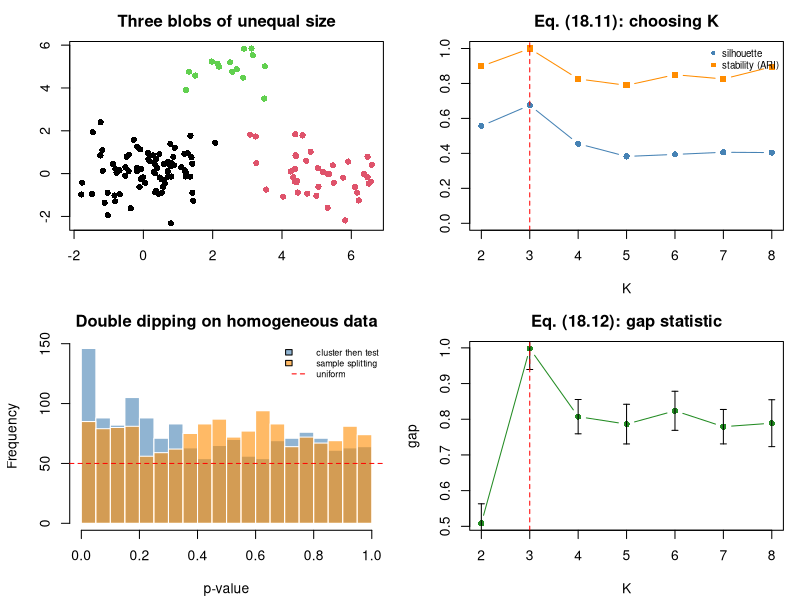

This figure's R source:
## ---- chunk 1
suppressPackageStartupMessages(library(cluster))
MODULE_NAME <- "18_distances_and_clustering"
OUT <- file.path(Sys.getenv("STATS_OUT", unset = "results"), MODULE_NAME)
dir.create(OUT, recursive = TRUE, showWarnings = FALSE)
header <- function(txt) cat("\n", strrep("=", 72), "\n", txt, "\n",
                            strrep("=", 72), "\n", sep = "")
## ---- chunk 2
header("1. Different distances answer different questions (18.1)-(18.5)")
profiles <- rbind(geneA = 1:6, geneB = 11:16, geneC = 6:1)
corr_distance <- function(a, b) 1 - cor(a, b)                   # eq. (18.2)
cosine_distance <- function(a, b) 1 - sum(a*b)/(sqrt(sum(a^2))*sqrt(sum(b^2)))
bray_curtis <- function(a, b) sum(abs(a-b)) / sum(a+b)          # eq. (18.4)
cat(sprintf("  %-14s%11s%13s%9s%13s\n", "pair", "Euclidean", "correlation",
            "cosine", "Bray-Curtis"))
for (pr in list(c("geneA","geneB"), c("geneA","geneC"), c("geneB","geneC"))) {
  a <- profiles[pr[1], ]; b <- profiles[pr[2], ]
  cat(sprintf("  %-14s%11.3f%13.3f%9.3f%13.3f\n", paste(pr, collapse="-"),
              sqrt(sum((a-b)^2)), corr_distance(a,b), cosine_distance(a,b),
              bray_curtis(a,b)))
}
cat("\n  A-B: identical SHAPE, different level. Correlation distance says 0;\n")
cat("  Euclidean says 24.5. Choose the distance from the QUESTION.\n")
set.seed(1801)
p <- 50; xv <- rnorm(p); yv <- 0.6*xv + rnorm(p)
zx <- scale(xv)[, 1]; zy <- scale(yv)[, 1]
cat(sprintf("\n  Verifying eq. (18.6): d^2(z_x, z_y) = 2(p-1)(1-r)\n"))
cat(sprintf("    d^2 computed = %.6f\n", sum((zx-zy)^2)))
cat(sprintf("    2(p-1)(1-r)  = %.6f   <- identical\n", 2*(p-1)*(1-cor(xv,yv))))
cat("  Clustering z-scored features by Euclidean distance IS clustering by\n")
cat("  correlation. Knowing this prevents a lot of method-shopping.\n")
## ---- chunk 3
header("2. In high dimensions all points are equidistant (18.7)")
set.seed(1802)
cat(sprintf("  %14s%25s\n", "dimensions p", "(max-min)/min distance"))
for (pp in c(2, 10, 100, 1000, 10000)) {
  Xd <- matrix(rnorm(200*pp), 200)
  D <- as.matrix(dist(Xd)); diag(D) <- NA
  cat(sprintf("  %14s%25.4f\n", format(pp, big.mark = ","),
              mean((apply(D, 1, max, na.rm=TRUE) - apply(D, 1, min, na.rm=TRUE)) /
                     apply(D, 1, min, na.rm=TRUE))))
}
cat("\n  The contrast between nearest and farthest neighbour COLLAPSES. This is\n")
cat("  why every scRNA-seq pipeline builds its neighbour graph in the top ~30\n")
cat("  PCs, not in 20,000-dimensional gene space.\n")
## ---- chunk 4
header("3. Linkage choice changes the answer (18.8)-(18.10)")
set.seed(1803)
truth <- rep(1:3, c(80, 40, 15))
centres <- rbind(c(0,0), c(5,0), c(2.5,4.5))
Xb <- do.call(rbind, lapply(1:3, function(k)
  matrix(rnorm(c(80,40,15)[k]*2, rep(centres[k,], each=c(80,40,15)[k]), 0.9),
         ncol = 2)))
adj_rand <- function(a, b) {
  tab <- table(a, b); n <- sum(tab)
  sum_comb <- function(x) sum(choose(x, 2))
  idx <- sum_comb(tab); ea <- sum_comb(rowSums(tab)); eb <- sum_comb(colSums(tab))
  exp_idx <- ea * eb / choose(n, 2)
  (idx - exp_idx) / ((ea + eb)/2 - exp_idx)
}
D <- dist(Xb)
cat(sprintf("  %-14s%25s\n", "linkage", "adjusted Rand vs truth"))
for (meth in c("single", "complete", "average", "ward.D2"))
  cat(sprintf("  %-14s%25.3f\n", meth,
              adj_rand(truth, cutree(hclust(D, method = meth), 3))))
km <- kmeans(Xb, 3, nstart = 25)
cat(sprintf("  %-14s%25.3f\n", "k-means", adj_rand(truth, km$cluster)))
cat("\n  Single linkage chains and usually fails on omics data. Ward.D2\n")
cat("  REQUIRES Euclidean distance; applying it to a correlation distance is\n")
cat("  not meaningful. (Note ward.D2 expects ORDINARY distances, ward.D\n")
cat("  expects SQUARED ones - a common silent error.)\n")
cat("\n  k-means depends on INITIALISATION. On these well-separated blobs even\n")
cat("  nstart=1 succeeds, so a harder case is needed to see the problem -\n")
cat("  6 overlapping clusters in 10 dimensions:\n")
set.seed(18031)
n_k <- 6
cent <- matrix(rnorm(n_k * 10, 0, 1.3), n_k)
truth_h <- rep(seq_len(n_k), each = 30)
Xh <- cent[truth_h, ] + matrix(rnorm(n_k * 30 * 10, 0, 1.0), ncol = 10)
cat(sprintf("    %-12s%12s%10s%14s\n", "nstart", "ARI mean", "ARI min", "failures/20"))
for (ns in c(1, 5, 25)) {
  aris <- sapply(1:20, function(s) {
    set.seed(s); adj_rand(truth_h, kmeans(Xh, n_k, nstart = ns)$cluster) })
  cat(sprintf("    %-12d%12.3f%10.3f%14s\n", ns, mean(aris), min(aris),
              sprintf("%d/20", sum(aris < mean(aris) - 0.05))))
}
cat("    Lloyd's algorithm converges to a LOCAL optimum; nstart takes the best\n")
cat("    of several random starts. Use nstart >= 25 and report the seed.\n")
## ---- chunk 5
header("4. How many clusters? (18.11)-(18.12) and stability")
gap_statistic <- function(X, k_max = 8, B = 20) {
  Wk <- function(X, k) { km <- kmeans(X, k, nstart = 10)
                         sum(km$withinss) }
  mins <- apply(X, 2, min); maxs <- apply(X, 2, max)
  gaps <- sks <- numeric(k_max)
  for (k in 1:k_max) {
    logW <- log(Wk(X, k))
    ref <- replicate(B, log(Wk(mapply(function(lo, hi) runif(nrow(X), lo, hi),
                                      mins, maxs), k)))
    gaps[k] <- mean(ref) - logW                                 # eq. (18.12)
    sks[k] <- sd(ref) * sqrt(1 + 1/B)
  }
  list(gap = gaps, sk = sks)
}
cluster_stability <- function(X, k, n_boot = 40, frac = 0.8) {
  base <- kmeans(X, k, nstart = 25)$cluster
  mean(replicate(n_boot, {
    idx <- sample(nrow(X), floor(frac*nrow(X)))
    adj_rand(base[idx], kmeans(X[idx, ], k, nstart = 25)$cluster)
  }))
}
set.seed(1804)
gs <- gap_statistic(Xb, 8)
cat(sprintf("  %3s%13s%9s%10s%18s\n", "K", "silhouette", "gap", "gap s_k", "stability (ARI)"))
for (k in 2:8) {
  lab <- kmeans(Xb, k, nstart = 25)$cluster
  sil <- mean(silhouette(lab, D)[, 3])                          # eq. (18.11)
  cat(sprintf("  %3d%13.3f%9.3f%10.3f%18.3f\n", k, sil, gs$gap[k], gs$sk[k],
              cluster_stability(Xb, k)))
}
k_gap <- which(sapply(1:7, function(k) gs$gap[k] >= gs$gap[k+1] - gs$sk[k+1]))[1]
cat(sprintf("\n  gap-statistic rule selects K = %d   (truth: 3)\n", k_gap))
cat("\n  Negative control - ONE homogeneous Gaussian cloud, no clusters:\n")
set.seed(1805)
Xnull <- matrix(rnorm(135*2), 135)
gn <- gap_statistic(Xnull, 6)
for (k in 2:5) {
  lab <- kmeans(Xnull, k, nstart = 25)$cluster
  cat(sprintf("    K=%d: silhouette %.3f, gap %+.3f, stability %.3f\n", k,
              mean(silhouette(lab, dist(Xnull))[, 3]), gn$gap[k],
              cluster_stability(Xnull, k, n_boot = 20)))
}
cat("  Silhouette is POSITIVE even with no real structure - it ALWAYS finds\n")
cat("  something. The gap statistic and stability are far more informative.\n")
## ---- chunk 6
header("5. Embedding distances and cluster areas are meaningless (18.14)")
set.seed(1804)
## Three groups at KNOWN, very different true separations.
g1 <- matrix(rnorm(60 * 10), 60)
g2 <- matrix(rnorm(60 * 10), 60); g2[, 1] <- g2[, 1] + 6    # near g1
g3 <- matrix(rnorm(60 * 10), 60); g3[, 1] <- g3[, 1] + 40   # VERY far
Xt <- rbind(g1, g2, g3)
lab <- rep(1:3, each = 60)
cen <- function(M) colMeans(M)
true_d12 <- sqrt(sum((cen(g1) - cen(g2))^2))
true_d13 <- sqrt(sum((cen(g1) - cen(g3))^2))
cat(sprintf("  TRUE centroid distances: d(1,2) = %.2f, d(1,3) = %.2f   ratio %.2f\n",
            true_d12, true_d13, true_d13 / true_d12))
D_emb <- dist(Xt)
cat(sprintf("\n  %-26s%13s%13s%8s\n", "embedding", "emb d(1,2)", "emb d(1,3)",
            "ratio"))
emb_ratio <- function(E) {
  a <- colMeans(E[lab == 1, ]); b <- colMeans(E[lab == 2, ])
  cc <- colMeans(E[lab == 3, ])
  c(sqrt(sum((a - b)^2)), sqrt(sum((a - cc)^2)))
}
## Metric MDS (PCA on distances) DOES preserve global geometry - the control.
e_cmd <- cmdscale(D_emb, k = 2)
r_ <- emb_ratio(e_cmd)
cat(sprintf("  %-26s%13.2f%13.2f%8.2f\n", "classical (metric) MDS", r_[1],
            r_[2], r_[2] / r_[1]))
## Non-metric MDS keeps only the RANK of the distances.
for (sd_ in c(1, 2)) {
  set.seed(sd_)
  init <- cmdscale(D_emb, k = 2) + matrix(rnorm(2 * nrow(Xt), 0, 5), ncol = 2)
  e <- suppressWarnings(MASS::isoMDS(D_emb, y = init, k = 2, trace = FALSE)$points)
  r_ <- emb_ratio(e)
  cat(sprintf("  %-26s%13.2f%13.2f%8.2f\n",
              sprintf("non-metric MDS, seed %d", sd_), r_[1], r_[2],
              r_[2] / r_[1]))
}
cat(sprintf("\n  The TRUE ratio is %.1f. Classical MDS reproduces it, because it
  minimises a METRIC stress and so keeps the geometry. Non-metric MDS does not:
  it only has to get the ORDER right, so it is free to place the far group at
  whatever distance makes the local structure fit, and the answer moves with
  the starting configuration.\n", true_d13 / true_d12))
cat("
  t-SNE and UMAP are further along the same spectrum. Both optimise a
  neighbourhood objective (eq. 18.14) that preserves LOCAL structure and
  deliberately discards global geometry, and both add a random initialisation
  on top. A t-SNE map's between-cluster gaps and cluster areas are artefacts of
  perplexity, initialisation and seed.

  NEVER: measure distances on a nonlinear embedding; compare cluster areas;
  report an embedding without the seed, perplexity or n_neighbors, and n_PCs
  used. If you need distances, compute them in the space you trust (the PCs),
  not on the picture.\n")
## ---- chunk 7
header("6. Testing the features that defined the clusters")
set.seed(1806)
n <- 100; G <- 1500
Xhom <- matrix(rnorm(n*G), n)               # ONE homogeneous population
lab2 <- kmeans(Xhom, 2, nstart = 25)$cluster
p_naive <- sapply(1:G, function(j) t.test(Xhom[lab2==1, j], Xhom[lab2==2, j])$p.value)
cat(sprintf("  Data: ONE homogeneous Gaussian cloud (n=%d, p=%d), no subgroups.\n", n, G))
cat(sprintf("  k-means K=2 cluster sizes: %s\n", paste(table(lab2), collapse = " ")))
cat(sprintf("  'differential' features at p < 0.05 : %.1f%%  (should be 5%%)\n",
            100*mean(p_naive < 0.05)))
cat(sprintf("  surviving BH FDR 0.05               : %d\n",
            sum(p.adjust(p_naive, "BH") < 0.05)))
split_test <- function(X, seed = 1) {
  ## Learn the separating direction on one half, apply it to the other.
  set.seed(seed)
  idx <- sample(nrow(X)); tr <- idx[1:(nrow(X)/2)]; te <- idx[-(1:(nrow(X)/2))]
  km_tr <- kmeans(X[tr, ], 2, nstart = 25)
  direction <- km_tr$centers[2, ] - km_tr$centers[1, ]
  proj <- X[te, ] %*% direction
  lt <- as.integer(proj > median(proj))
  sapply(seq_len(ncol(X)), function(j) t.test(X[te, j][lt==0], X[te, j][lt==1])$p.value)
}
p_split <- split_test(Xhom)
cat(sprintf("\n  With sample splitting (direction learned on half, tested on the other):\n"))
cat(sprintf("    'differential' features at p < 0.05 : %.1f%%\n", 100*mean(p_split < 0.05)))
cat(sprintf("    surviving BH FDR 0.05               : %d\n",
            sum(p.adjust(p_split, "BH") < 0.05)))
cat("\n  The decisive evidence against a noise cluster is FAILURE TO REPLICATE\n")
cat("  on held-out data. In practice the damage is larger than the p-value\n")
cat("  distribution suggests, because analysts report the TOP 'marker genes' -\n")
cat("  precisely the features the clustering selected on (stats.md Topic 21).\n")
## ---- chunk 8
png(file.path(OUT, "clustering.png"), width = 1100, height = 800, res = 110)
par(mfrow = c(2, 2), mar = c(4.2, 4.2, 2.5, 1))
plot(Xb, col = truth, pch = 16, xlab = "", ylab = "",
     main = "Three blobs of unequal size")
ks <- 2:8
plot(ks, sapply(ks, function(k) mean(silhouette(kmeans(Xb,k,nstart=25)$cluster, D)[,3])),
     type = "b", pch = 16, col = "steelblue", ylim = c(0, 1), xlab = "K", ylab = "",
     main = "Eq. (18.11): choosing K")
lines(ks, sapply(ks, function(k) cluster_stability(Xb, k, n_boot = 20)),
      type = "b", pch = 15, col = "darkorange")
abline(v = 3, col = "red", lty = 2)
legend("topright", c("silhouette", "stability (ARI)"), col = c("steelblue","darkorange"),
       pch = c(16,15), bty = "n", cex = 0.7)
hist(p_naive, breaks = 30, col = adjustcolor("steelblue", 0.6), border = "white",
     main = "Double dipping on homogeneous data", xlab = "p-value")
hist(p_split, breaks = 30, col = adjustcolor("darkorange", 0.6), border = "white", add = TRUE)
abline(h = G/30, col = "red", lty = 2)
legend("topright", c("cluster then test", "sample splitting", "uniform"),
       fill = c(adjustcolor("steelblue",0.6), adjustcolor("darkorange",0.6), NA),
       border = c("black","black",NA), lty = c(NA,NA,2), col = c(NA,NA,"red"),
       bty = "n", cex = 0.65)
plot(ks, gs$gap[ks], type = "b", pch = 16, col = "forestgreen", xlab = "K",
     ylab = "gap", main = "Eq. (18.12): gap statistic")
arrows(ks, gs$gap[ks]-gs$sk[ks], ks, gs$gap[ks]+gs$sk[ks], code = 3, angle = 90,
       length = 0.03)
abline(v = 3, col = "red", lty = 2)
invisible(dev.off())
cat("\nFigure written to", file.path(OUT, "clustering.png"), "\n")
